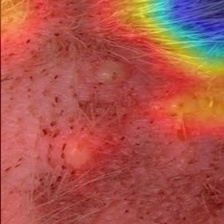
#> input picture cv/skin_lesion/classification/gradcam_sample.jpg, 224 x 224 px
$ python -i augmentations.py   (imports and definitions only)
#> lines starting #> are read from the running program, lines starting #| are printed output that depends on the picture
#> further down, picture is the input picture: shape (224, 224, 3); mean B, G, R 74.8, 84.5, 172.2
import albumentations as A
from albumentations.pytorch import ToTensorV2
import cv2

# Preprocessing pipeline across all three tracks
# "resize to 224x224, normalize to backbone-specific mean/std, augment only the training split"
# ImageNet statistics
MEAN = [0.485, 0.456, 0.406]
STD = [0.229, 0.224, 0.225]

def get_train_transforms():
    """
    Augmentation for training: horizontal flip, +/-15 rotation, +/-15% brightness/contrast jitter, mild zoom (scale).
    """
    return A.Compose([
        A.Resize(224, 224),
        # horizontal flip
        A.HorizontalFlip(p=0.5),
        # +/- 15 degree rotation
        A.Rotate(limit=15, p=0.7),
        # mild zoom (scale between 0.9 and 1.1)
        A.ShiftScaleRotate(shift_limit=0, scale_limit=0.1, rotate_limit=0, p=0.5),
        # +/- 15% brightness/contrast jitter
        A.RandomBrightnessContrast(brightness_limit=0.15, contrast_limit=0.15, p=0.5),
        A.Normalize(mean=MEAN, std=STD),
        ToTensorV2()
    ])

def get_valid_transforms():
    """
    Transform for validation/inference: only resize and normalize.
    """
    return A.Compose([
        A.Resize(224, 224),
        A.Normalize(mean=MEAN, std=STD),
        ToTensorV2()
    ])

def apply_clahe(image_bgr):
    """
    "apply CLAHE contrast enhancement for low-light clinical images"
    """
    lab = cv2.cvtColor(image_bgr, cv2.COLOR_BGR2LAB)
#> lab: shape (224, 224, 3); mean of channels 0, 1, 2 121.3, 163.7, 151.4
    l, a, b = cv2.split(lab)
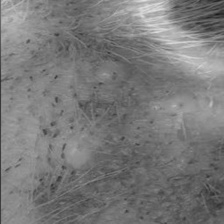
#> l: shape (224, 224); min 26, max 226, mean 121.3
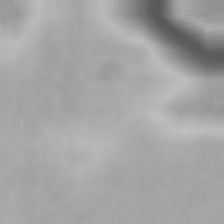
#> a: shape (224, 224); min 88, max 190, mean 163.7
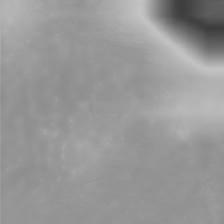
#> b: shape (224, 224); min 61, max 196, mean 151.4
    clahe = cv2.createCLAHE(clipLimit=2.0, tileGridSize=(8, 8))
    cl = clahe.apply(l)
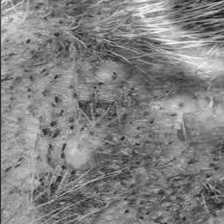
#> cl: shape (224, 224); min 18, max 249, mean 129.4
    limg = cv2.merge((cl, a, b))
#> limg: shape (224, 224, 3); mean of channels 0, 1, 2 129.4, 163.7, 151.4
    enhanced_img = cv2.cvtColor(limg, cv2.COLOR_LAB2BGR)
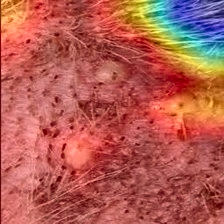
#> enhanced_img: shape (224, 224, 3); mean B, G, R 82.8, 92.8, 181.3
    return enhanced_img

>>> import cv2
>>> picture = cv2.imread('../../../cv/skin_lesion/classification/gradcam_sample.jpg')
>>> result = apply_clahe(picture)
